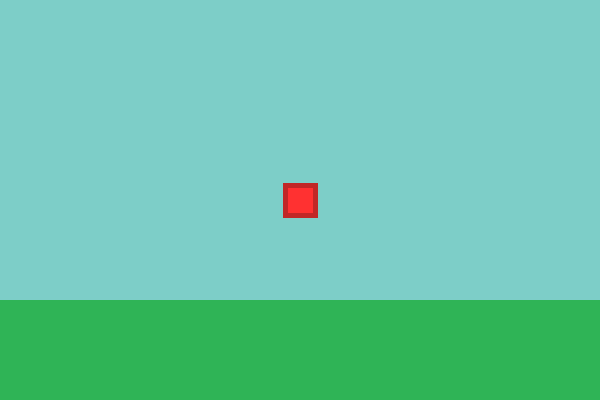
Frame 1 (no input)
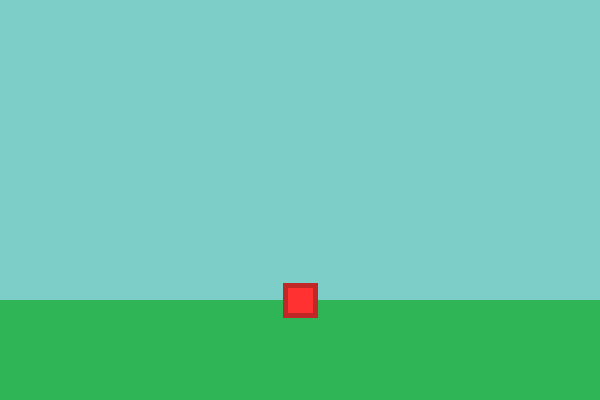
Frame 60 (the mouse pressed at the canvas centre just before this capture)
Frame 120 (the mouse held since frame 60 and released just before this capture): identical to frame 60, image omitted

The Processing sketch that drew these frames (run headless with seeded random() and noise(); from frame 60 on, the mouse is pressed at the canvas centre):

// Processing sketch: mario
// ── mario.pde
/*

Useful Reference: Mario
Vincent Nguyen

Displays the use of case to control movement to allow multiple direction movement.
Better alternative to 'if' statements.

*/

PVector p, v, a;
float w, h, friction;
boolean jump, isLeft, isRight, isUp, isDown;

void setup() {
  size(600, 400);
  rectMode(CENTER);
  textAlign(CENTER);
  p = new PVector(width/2, height/2);
  v = new PVector(0, 0);
  a = new PVector(0, 0);
  w = 30;
  h = 30;
  friction = 0.90;
}

void draw() {
  background(#7DCEC8);
  ground();
  mario();
}

void ground() {
  noStroke();
  fill(#2FB456);
  rect(width/2, height/4*3.5, width, height/4);
}

void mario() {
  fill(#FF3131);
  strokeWeight(5);
  stroke(#C12727);
  rect(p.x, p.y, w, h);

  v = v.add(a);
  p = p.add(v);
  
  if (isLeft) {
    v.x -= 0.4;
  } 
  if (isRight) {
    v.x += 0.4;
  }
  if (isUp && jump != true) {
    v.y += -5;
    jump = true;
  }
  if (isDown && jump == true) {
    v.y += 1;
    jump = true;
  }
  
  v.x *= friction;
  
  //ground & gravity
  if (p.y >= height/4*3) {
    a.y = 0;
    p.y = height/4*3;
    jump = false;
  } else {
    a.y = 0.2;
  }
  
  //walls
  if (p.x <= (w/2)) {
    p.x = w/2;
  } else if (p.x >= (width - (w/2))) {
    p.x = (width - (w/2));
  }
}

void keyPressed() {
  setMove(key, true);
}

void keyReleased() {
  setMove(key, false);
}

boolean setMove(char k, boolean b) {
  switch(k) {
  case 'w':
    return isUp = b;
  case 's':
    return isDown = b;
  case 'a':
    return isLeft = b;
  case 'd':
    return isRight = b;
  default:
    return b;
  }
}
